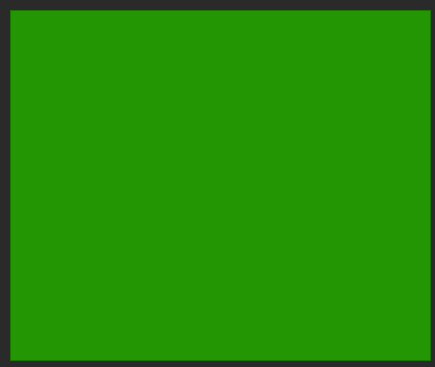
<?xml version="1.0" encoding="UTF-8"?>
<ui version="4.0">
 <class>About</class>
 <widget class="QDialog" name="About">
  <property name="geometry">
   <rect>
    <x>0</x>
    <y>0</y>
    <width>435</width>
    <height>367</height>
   </rect>
  </property>
  <property name="windowTitle">
   <string>Help</string>
  </property>
  <property name="styleSheet">
   <string notr="true">background-color: rgb(42, 42, 42);</string>
  </property>
  <widget class="QTextEdit" name="textEdit">
   <property name="enabled">
    <bool>true</bool>
   </property>
   <property name="geometry">
    <rect>
     <x>10</x>
     <y>10</y>
     <width>421</width>
     <height>351</height>
    </rect>
   </property>
   <property name="font">
    <font>
     <pointsize>12</pointsize>
     <weight>75</weight>
     <bold>true</bold>
    </font>
   </property>
   <property name="styleSheet">
    <string notr="true">color:rgb(254, 17, 0);
background-color: rgb(35, 150, 3);</string>
   </property>
   <property name="readOnly">
    <bool>true</bool>
   </property>
  </widget>
 </widget>
 <resources/>
 <connections/>
</ui>
